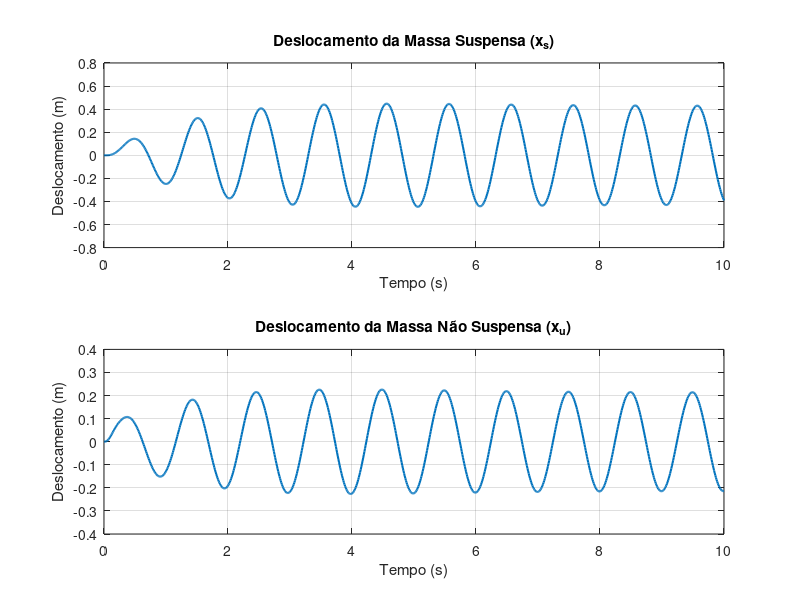
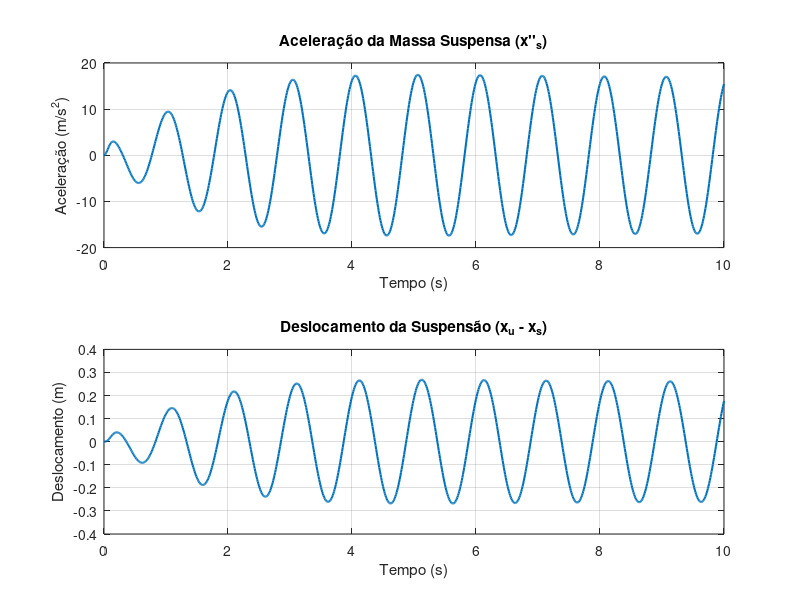

Reproduce these figures in MATLAB, in order.
clc; clearvars; close all;

%% IMPLEMENTAÇÃO AUTOMÁTICA

% Parâmetros
m_s = 250;      % Massa suspensa (kg) - 250 a 500 kg 
m_u = 50;       % Massa não suspensa (kg) - 25 a 75 kg
k_s = 15000;    % Rigidez da suspensão (N/m) - 10 000 a 50 000 N/m
k_t = 20000;   % Rigidez do pneu (N/m) - 150 000 a 250 000 N/m
c_s = 1000;     % Amortecimento da suspensão (Ns/m) - 1 000 a 5 000 Ns/m

% Matrizes do Espaço de Estados
A = [0, 1, 0, 0;
    -k_s/m_s, -c_s/m_s, k_s/m_s, c_s/m_s;
     0, 0, 0, 1;
     k_s/m_u, c_s/m_u, -(k_s+k_t)/m_u, -c_s/m_u];
B = [0; 0; 0; k_t/m_u];
C = [1, 0, 0, 0; 0, 0, 1, 0];
D = [0; 0];

% Função do MATLAB (sys) para definir o Sistema das matrizes do Espaço de Estados
sys = ss(A, B, C, D);

% Parâmetros para Simulação
A = 0.1;        % Amplitude do solavanco, valor arbitrário
t = 0:0.01:10;   % Período/Tempo de 0 a 5 segundo com degrau (step) de 0.01 s

% Simulação
u = A * sin(2 * pi * t);        % Excitação da rua de 0.1 m (altura do solavanco)
[y, t, x] = lsim(sys, u, t);    % lsim é uma função linear do MATLAB para simular sistemas no domínio tempo

% --- Cálculo da Aceleração da Massa Suspensa ---

x_s = x(:,1);         % Deslocamento da massa suspensa
dx_s = x(:,2);        % Velocidade da massa suspensa
x_u = x(:,3);         % Deslocamento da massa não suspensa
dx_u = x(:,4);        % Velocidade da massa não suspensa

acel_suspensa = (-k_s * (x_s - x_u) - c_s * (dx_s - dx_u)) / m_s;  % Aceleração da massa suspensa

% --- Cálculo do Deslocamento da Suspensão ---
desl_susp = x_u - x_s;  % Deslocamento relativo (x_u - x_s)

% --- Plots ---

% Deslocamentos
figure;
subplot(2,1,1);
plot(t, y(:,1), 'LineWidth', 1.5);
title('Deslocamento da Massa Suspensa (x_s)');
xlabel('Tempo (s)');
ylabel('Deslocamento (m)');
grid on;

subplot(2,1,2);
plot(t, y(:,2), 'LineWidth', 1.5);
title('Deslocamento da Massa Não Suspensa (x_u)');
xlabel('Tempo (s)');
ylabel('Deslocamento (m)');
grid on;

% Aceleração e Deslocamento da Suspensão
figure;
subplot(2,1,1);
plot(t, acel_suspensa, 'LineWidth', 1.5);
title('Aceleração da Massa Suspensa (x''''_s)');
xlabel('Tempo (s)');
ylabel('Aceleração (m/s^2)');
grid on;

subplot(2,1,2);
plot(t, desl_susp, 'LineWidth', 1.5);
title('Deslocamento da Suspensão (x_u - x_s)');
xlabel('Tempo (s)');
ylabel('Deslocamento (m)');
grid on;

% Estatísticas de conforto (RMS da aceleração da massa suspensa)
rms_acel_suspensa = rms(acel_suspensa);
fprintf('RMS da Aceleração da Massa Suspensa (Conforto): %.4f m/s^2\n', rms_acel_suspensa);
max_acel_suspensa = max(abs(acel_suspensa));
fprintf('Pico da Aceleração da Massa Suspensa (Conforto): %.4f m\n', max_acel_suspensa);

% Pico do Deslocamento Relativo da Suspensão
max_desl_susp = max(abs(desl_susp));
fprintf('Pico do Deslocamento Relativo da Suspensão: %.4f m\n', max_desl_susp);
rms_desl_susp = rms(desl_susp);
fprintf('RMS do Deslocamento Relativo da Suspensão: %.4f m/s^2\n', rms_desl_susp);

% figure;
% plot(t, u, 'LineWidth', 1.5);
% title('Onda Senoidal (x_r)');
% xlabel('Tempo (s)');
% ylabel('Amplitude (m2)');
% grid on;